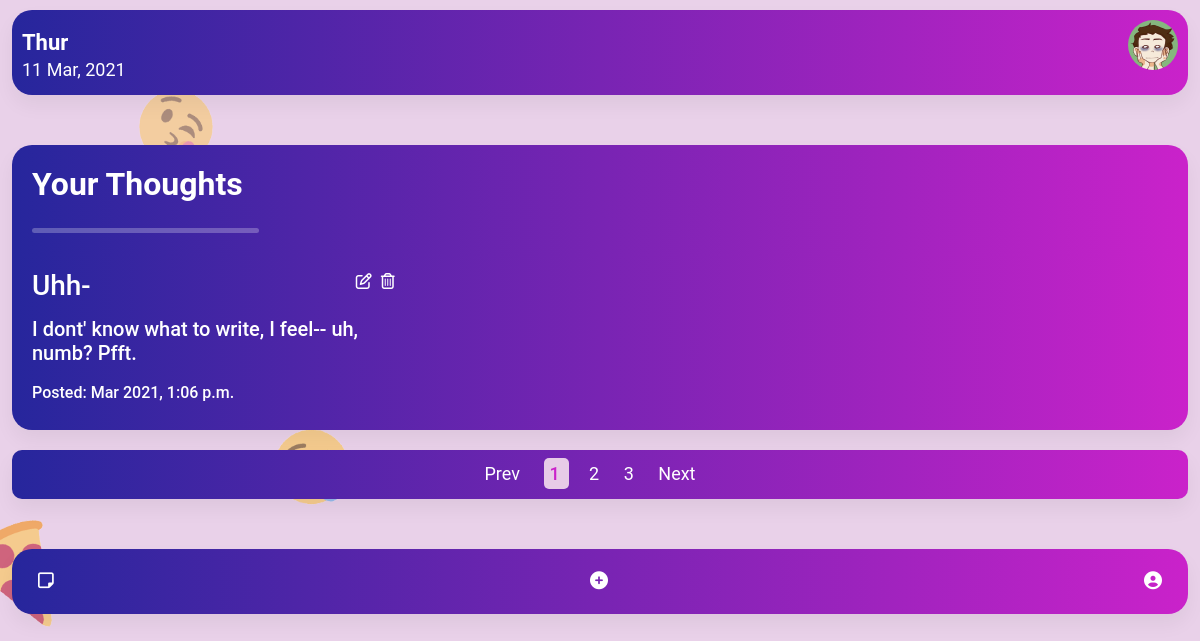
Screenshot of / (signed in) with the database file from the repository.
### note_frontend/models.py (models this page shows, shortened)
class Profile(models.Model):
    user = models.OneToOneField(User, on_delete=models.DO_NOTHING)
    profile_picture = models.ImageField(default="static/img/avatar.png", upload_to='users', blank=True, null=True)
    bio = models.TextField(max_length=350)

class Note(models.Model):
    title = models.CharField(max_length=100)
    thought = models.TextField()
    author = models.ForeignKey(User, on_delete=models.CASCADE)
    timestamp = models.DateTimeField(auto_now_add=True)
    class Meta:
        ordering = ['timestamp']
    def get_update_url(self):
        return reverse('note:update-thought', args=[str(self.pk)])

### note_frontend/views.py (the view)
# urls.py: path('', home, name="home"),
@login_required
def home(request):
    notes = Note.objects.filter(
        author__username=request.user
    )[:3]
    context = {
        'notes': notes
    }
    return render(request, "note_frontend/home.html", context)

### note_frontend/templates/note_frontend/home.html (shortened to what this page needs)
{% extends "note_frontend/base.html" %}
{% load static %}
{% block content %}
<main class="home_body">
    <div class="container-fluid">
        <div class="main_card card">
            <p class="h2">
                Your Thoughts
            </p>
            <hr class="hr">
            <div class="thoughts">
                <div class="row">
                    {% for note in notes %}
                    <div class="col-md-4">
                        <div class="thought">
                            <div class="thought_head">
                                <p class="h3">
                                    {{ note.title }}
                                </p>
                                <span class="thought_meta">
                                    <a href="{{ note.get_update_url }}">
                                        <i class="fa fa-pencil-square-o" aria-hidden="true"></i>
                                    </a>
                                    <a href="{% url "note:confirm" note.pk %}">
                                        <i class="fa fa-trash-o" aria-hidden="true"></i>
                                    </a>
                                </span>
                            </div>
                            <p class="h5">
                                {{ note.thought }}
                            </p>
                            <p class="h6">
                                Posted: <span class="published">{{ note.timestamp|date:"M Y, P" }}</span>
                            </p>
                        </div>
                    </div>
                    {% endfor %}
                </div>
            </div>
        </div>
        <div class="pag_body">
            <div class="pag_card card">
                <ul class="pag">
                    <li class="pag-item">
                        <a href="" class="pag-link">
                            Prev
                        </a>
                        <a href="" class="pag-link active">
                            1
                        </a>
                        <a href="" class="pag-link">
                            2
                        </a>
                        <a href="" class="pag-link">
                            3
                        </a>
                        <a href="" class="pag-link">
                            Next
                        </a>
                    </li>
                </ul>
            </div>
        </div>
    </div>
</main>
{% endblock content %}>

### note_frontend/templates/note_frontend/base.html (shortened to what this page needs)
{% load static %}
<!DOCTYPE html>
<html lang="en">
<head>
    <link rel="stylesheet" type="text/css" href="{% static "css/mdb.min.css" %}">
    <link rel="stylesheet" type="text/css" href="{% static "css/styles.css" %}">
</head>
<body class="home_body">
    <header class="home_header">
        <div class="container-fluid">
            <div class="header_card card">
                <div class="header_flex">
                    <div class="date">
                        <p class="h5">
                            Thur
                        </p>
                        <span class="week">
                            11
                        </span>
                        <span class="month_year">
                            Mar, 2021
                        </span>
                    </div>
                    <div class="profile_picture">
                        {% if user.is_authenticated %}
                            <img src="{{ user.profile.profile_picture.url }}" alt="" class="img-responsive rounded-circle">
                        {% else %}
                            <img src="{% static "img/avatar.png" %}" alt="" class="img-responsive rounded-circle">
                        {% endif %}
                        </div>
                </div>
            </div>
        </div>
    </header>
    {% block content %}
    {% endblock content %}
    <nav class="bottom_nav">
        <div class="container-fluid">
            <div class="bottom_nav_card card">
                <ul class="nav">
                    <li class="nav-item">
                        <a class="nav-link active" href="{% url "note:home" %}">
                            <i class="fa fa-sticky-note-o" aria-hidden="true"></i>
                        </a>
                    </li>
                    <li class="nav-item">
                        <a class="nav-link" href="{% url "note:new-thought" %}">
                            <i class="fa fa-plus-circle" aria-hidden="true"></i>
                        </a>
                    </li>
                    <li class="nav-item">
                        <a class="nav-link" href="{% url "note:profile" %}">
                            <i class="fa fa-user-circle" aria-hidden="true"></i>
                        </a>
                    </li>
                </ul>
            </div>
        </div>
    </nav>
</body>
</html>

### note_frontend/static/css/styles.css (style rules this page uses)
* { margin: 0%; padding: 0%; -webkit-box-sizing: border-box; box-sizing: border-box; }
body.home_body { background-image: url("../img/main-emoji.png"); background-position: contain; background-color: #e7cbe7; }
div.header_card { background-image: -webkit-gradient(linear, right top, left top, from(#ca22ca), to(#26269c)); background-image: linear-gradient(to left, #ca22ca, #26269c); padding: 10px; margin-top: 10px; border-radius: 20px 20px 20px 20px; }
div.header_card div.header_flex { display: -webkit-box; display: -ms-flexbox; display: flex; -webkit-box-pack: justify !important; -ms-flex-pack: justify !important; justify-content: space-between !important; }
div.header_card div.date { color: #fff; }
div.header_card div.date p.h5 { padding-top: 10px; font-weight: 650; font-size: 22px; margin-bottom: 0% !important; }
div.header_card div.date span.week, div.header_card div.date span.month_year { font-size: 18px; }
div.header_card img { width: 50px; }
main.home_body, main.edit_thought, main.publish_thought, main.profile { margin-top: 50px; }
div.main_card, div.edit_card, div.profile_card { background-image: -webkit-gradient(linear, right top, left top, from(#ca22ca), to(#26269c)); background-image: linear-gradient(to left, #ca22ca, #26269c); padding: 20px; border-radius: 20px 20px 20px 20px; }
div.main_card p.h2, div.edit_card p.h2, div.profile_card p.h2 { color: #fff; font-weight: 600; }
hr.hr { color: #fff; height: 5px; border-radius: 20px; width: 20%; }
div.thoughts { margin-top: 20px; }
div.thoughts div.col-md-4 { margin-bottom: 40px; }
div.thoughts div.col-md-4:last-child { margin-bottom: 0%; }
div.thoughts div.thought { margin-bottom: 40px; }
div.thoughts div.thought p.h3 { margin-bottom: 15px; color: #fff; font-weight: 550; }
div.thoughts div.thought p.h5 { color: #fff; }
div.thoughts div.thought p.h6 { color: #fff; padding-top: 10px; }
div.thoughts div.thought_head { display: -webkit-box; display: -ms-flexbox; display: flex; -webkit-box-pack: justify; -ms-flex-pack: justify; justify-content: space-between; }
div.thoughts span.thought_meta a { color: #fff; margin-right: 5px; }
div.thoughts span.thought_meta a:last-child { margin-right: 0%; }
div.thoughts div.thought:last-child { margin-bottom: 0%; }
div.pag_body { margin-top: 20px; }
div.pag_card { background-image: -webkit-gradient(linear, right top, left top, from(#ca22ca), to(#26269c)); background-image: linear-gradient(to left, #ca22ca, #26269c); padding: 10px; border-radius: 10px; }
ul.pag { list-style: none; padding: 0%; margin: 0%; display: -webkit-box; display: -ms-flexbox; display: flex; -webkit-box-pack: center; -ms-flex-pack: center; justify-content: center; }
ul.pag a.pag-link { margin-right: 20px; font-size: 18px; color: #fff; }
ul.pag a.pag-link.active { font-weight: 550; color: #ca22ca !important; background-color: #e7cbe7; padding: 5px; border-radius: 5px; }
nav.bottom_nav { margin-top: 50px; margin-bottom: 10px; }
div.bottom_nav_card { background-image: -webkit-gradient(linear, right top, left top, from(#ca22ca), to(#26269c)); background-image: linear-gradient(to left, #ca22ca, #26269c); padding: 10px; border-radius: 20px 20px 20px 20px; }
div.bottom_nav_card ul.nav { display: -webkit-box; display: -ms-flexbox; display: flex; -webkit-box-pack: justify; -ms-flex-pack: justify; justify-content: space-between; }
div.bottom_nav_card a.nav-link { color: #fff; font-weight: 550; font-size: 18px; }

### rows the page displays
Note: title "Uhh-", thought "I dont' know what to write, I feel-- uh, numb? Pfft.", timestamp "Mar 2021, 1:06 p.m."
